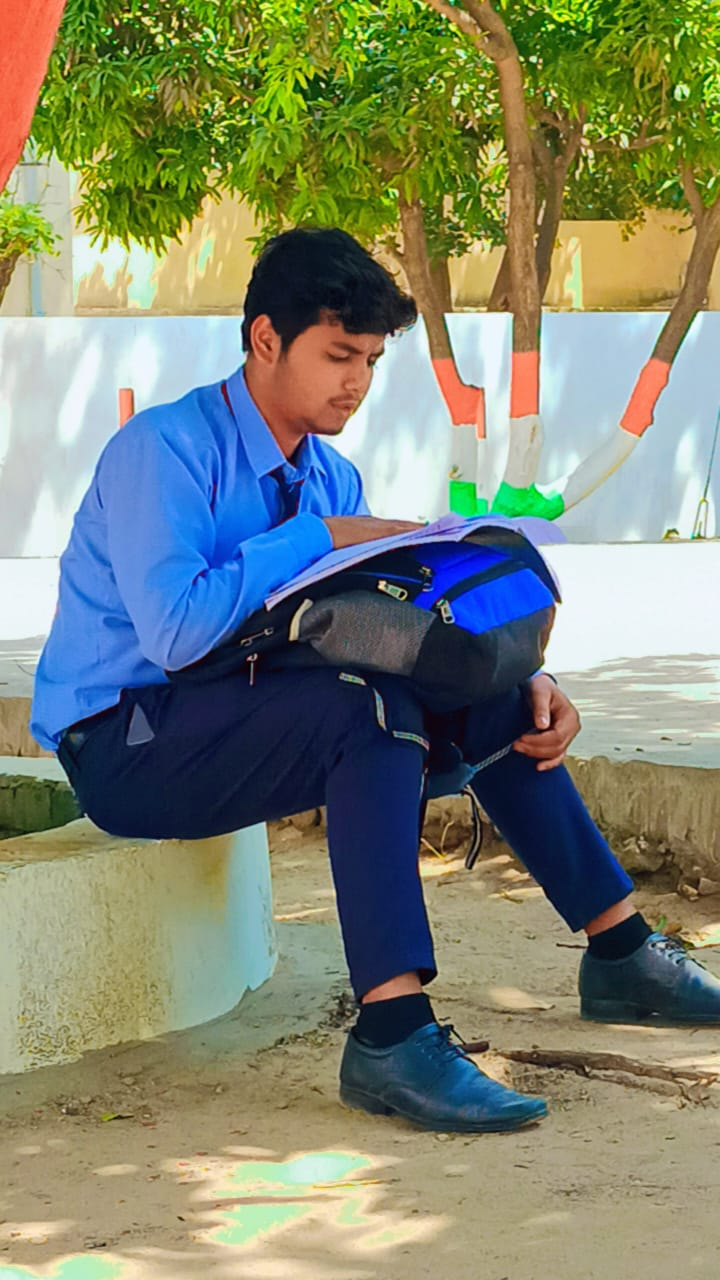
#> input picture avni.jpg, 720 x 1280 px, found by its file name
$ python Histograms_and_Spatial_Filters.py
#> lines starting #> are read from the running program, lines starting #| are printed output that depends on the picture

# [19 lines of commented-out code are left out]


import cv2
import matplotlib.pyplot as plt

img = cv2.imread("C://Users//ASUS//OneDrive//Desktop//avni.jpg", cv2.IMREAD_GRAYSCALE)
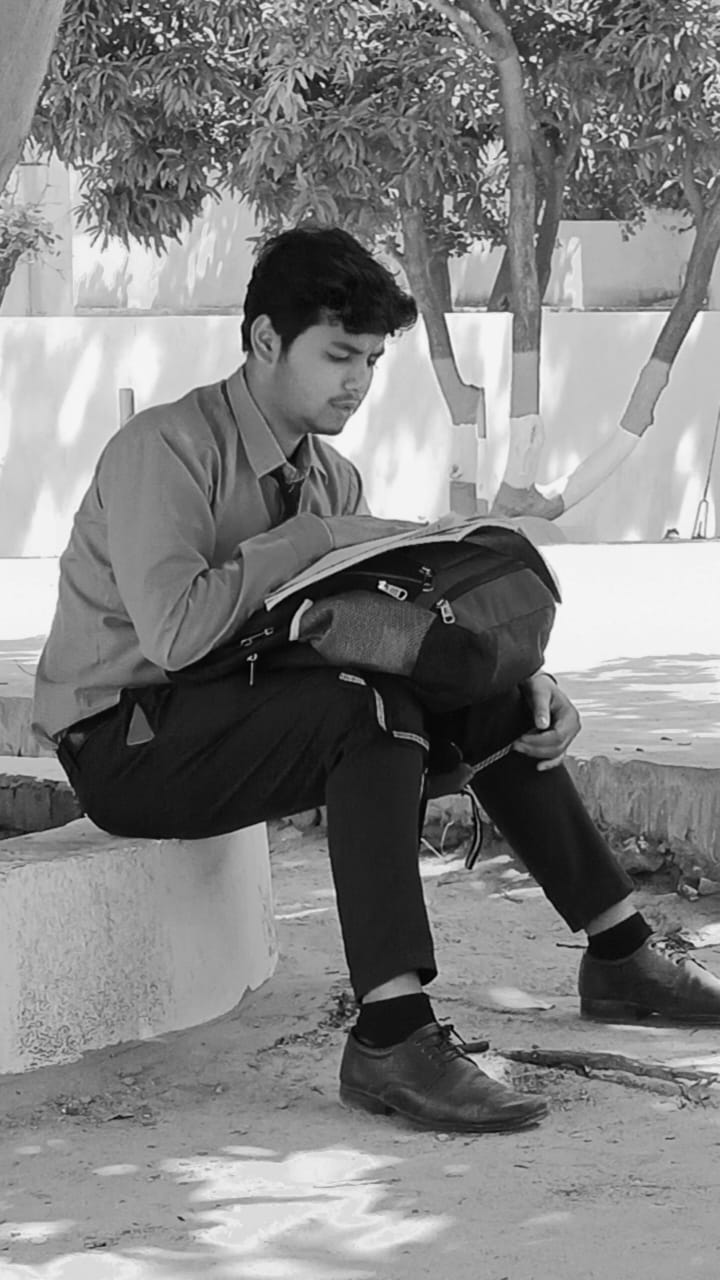
#> img: shape (1280, 720); min 0, max 254, mean 129.7
plt.subplot(1, 2, 1), plt.hist(img.ravel(), 256, [0, 256]), plt.title('Histogram')
plt.subplot(1, 2, 2), plt.imshow(cv2.GaussianBlur(img, (5, 5), 0), cmap='gray'), plt.title('Gaussian Blur')
plt.tight_layout(), plt.show()
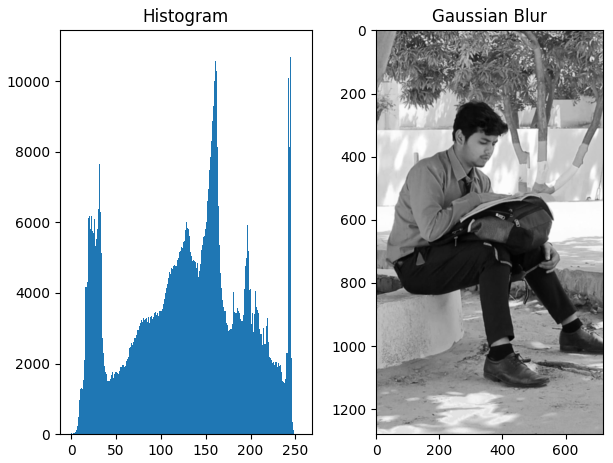
#> figure drawn by matplotlib, 2 panels; panel 1: tallest bar 10890 high, from x = 161 to 162
